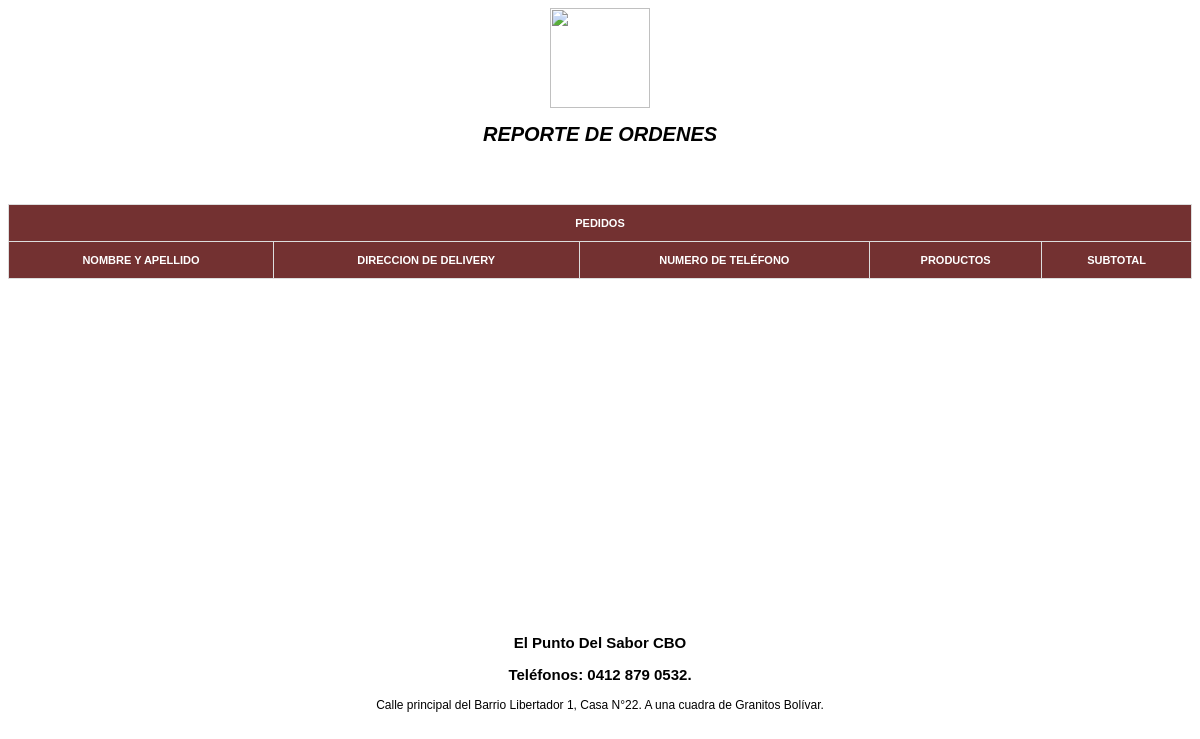
The app's page /ordenes2.php, older data.
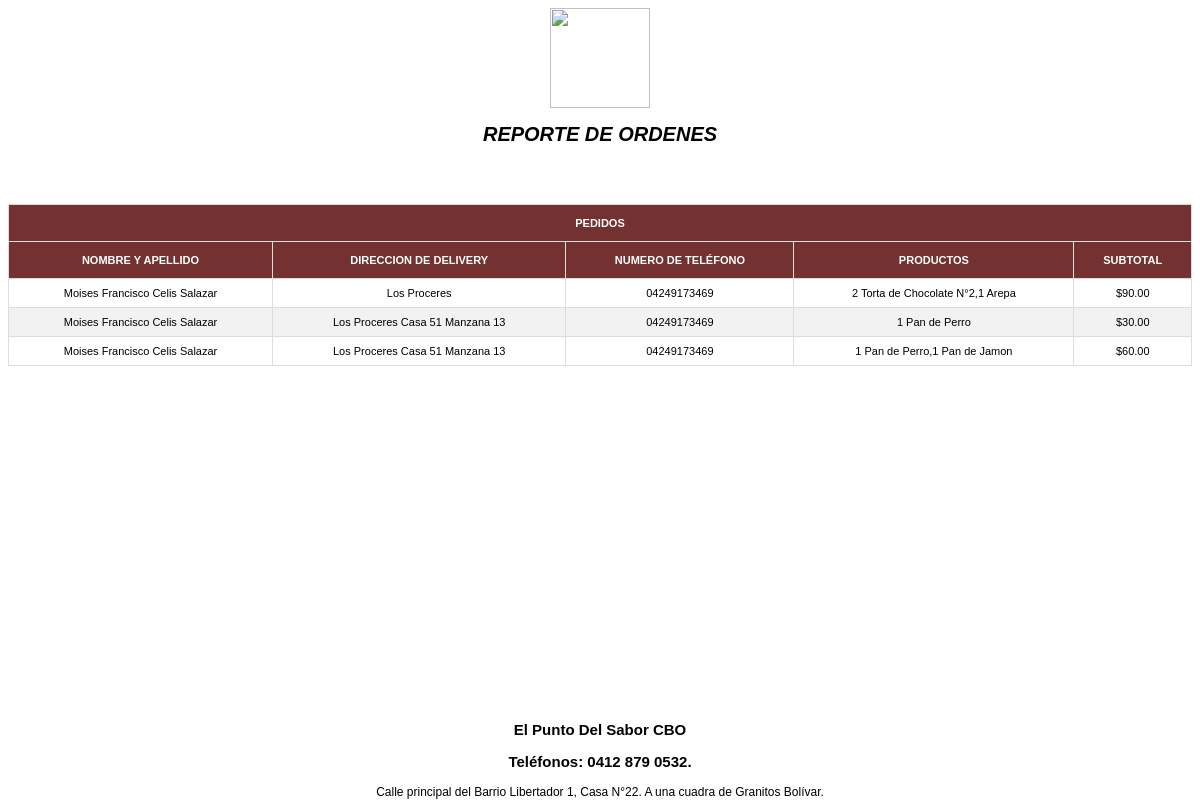
The same page, newer data.
### tables this page shows
CREATE TABLE `clientes` (
  `id` int(255) NOT NULL AUTO_INCREMENT,
  `nombres` varchar(255) NOT NULL,
  `correo` varchar(255) NOT NULL,
  `telefono` varchar(255) NOT NULL,
  `telefonoalternativo` varchar(255) NOT NULL,
  `direccion` varchar(255) NOT NULL,
  `usuario` varchar(255) NOT NULL,
  PRIMARY KEY (`id`)
);

CREATE TABLE `pedidos` (
  `id` int(255) NOT NULL AUTO_INCREMENT,
  `usuario` varchar(255) NOT NULL,
  `productos` varchar(2000) NOT NULL,
  `subtotal` varchar(255) NOT NULL,
  `status` varchar(255) NOT NULL,
  `direccion` varchar(255) NOT NULL,
  PRIMARY KEY (`id`)
);

### ordenes2.php (the view, shortened to what this page needs)
<!DOCTYPE html>
<html>
<head>
</head>
<body>
    <div style="font-size: 10px;">
	<center><img src="img/logo.png" style="height: 100px; width: 100px; "></center>
<h1 align="center" style="font-style: oblique;">REPORTE DE ORDENES</h1>
<br><br><br><br>
        <table id="factura">
                    <tr>
                        <th colspan="5">PEDIDOS</th>
                    </tr>
                    <tr>
                        <th>NOMBRE Y APELLIDO</th>
                        <th>DIRECCION DE DELIVERY</th>
                        <th>NUMERO DE TELÉFONO</th>
                        <th>PRODUCTOS</th>
                        <th>SUBTOTAL</th>
                    </tr>
<?php
    $conexion=mysqli_connect('localhost','root','','delmary');
    $sql="SELECT * FROM pedidos WHERE status = 'En Espera' or status = 'Confirmado' ";
    $result=mysqli_query($conexion,$sql);
    while($mostrar=mysqli_fetch_array($result)){
      $productos = $mostrar['productos'];
      $subtotal = $mostrar['subtotal'];
      $direccion = $mostrar['direccion'];
      $usuario = $mostrar['usuario'];
    $sql2="SELECT * FROM clientes WHERE usuario='$usuario'";
    $result2=mysqli_query($conexion,$sql2);
    while($mostrar2=mysqli_fetch_array($result2)){
      $nombres = $mostrar2['nombres'];
      $telefono = $mostrar2['telefono'];
     ?>
                    <tr>
                        <td style="" align="center"><?php echo $nombres; ?> </td>
                        <td style="" align="center"><?php echo $direccion; ?></td>
                        <td style=""align="center"><?php echo $telefono ?></td>
                        <td style="" align="center"><?php echo $productos; ?></td>
                        <td style="" align="center">$<?php echo $subtotal; ?></td>
                    </tr>
                    <?php
}
}
 ?>
            </table>
        <div class="footer">
            <p style="text-align: center; font-size: 15px; font-weight: bold;">El Punto Del Sabor CBO</p>
            <p style="text-align: center; font-size: 15px; font-weight: bold;">Teléfonos: 0412 879 0532.</p>
            <p style="text-align: center; font-size: 12px; ">Calle principal del Barrio Libertador 1, Casa N°22. A una cuadra de Granitos Bolívar. </p>
        </div>

### ordenes2.php (style rules this page uses)
body { font-family: Arial, Helvetica, sans-serif; }
#factura { font-family: Arial, Helvetica, sans-serif; border-collapse: collapse; width: 100%; font-size: 11px; }
#factura td, #factura th { border: 1px solid #ddd; padding: 8px; }
#factura tr:nth-child(even) { background-color: #f2f2f2; }
#factura th { padding-top: 12px; padding-bottom: 12px; text-align: center; background-color: #733131; color: white; }
.footer { margin-top: 30%; }

Row changes from the older to the newer data that the page shows:
added pedidos: direccion "Los Proceres", productos "2 Torta de Chocolate N°2,1 Arepa", subtotal "90.00"
added clientes: nombres "Moises Francisco Celis Salazar", telefono "04249173469"
added pedidos: direccion "Los Proceres Casa 51 Manzana 13", productos "1 Pan de Perro", subtotal "30.00"
added pedidos: direccion "Los Proceres Casa 51 Manzana 13", productos "1 Pan de Perro,1 Pan de Jamon", subtotal "60.00"
